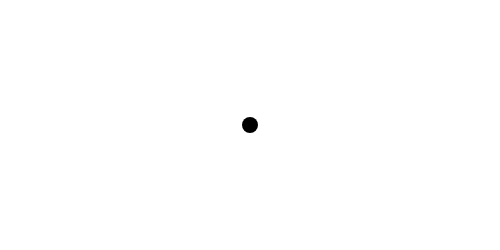
Frame 1 (no input)
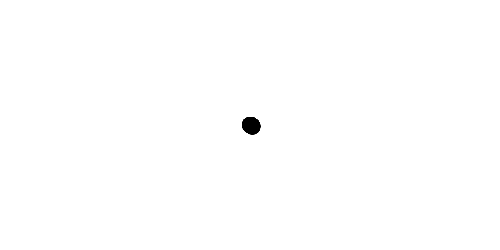
Frame 60 (no input)
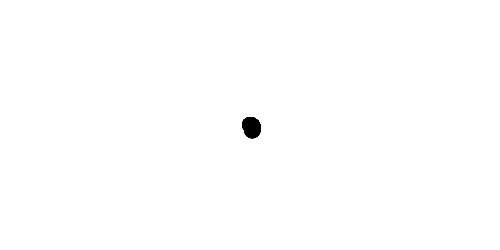
Frame 120 (the mouse pressed at the canvas centre since frame 60)

The p5.js sketch that drew these frames (run headless with seeded random() and noise() and a simulated clock; from frame 60 on, the mouse is pressed at the canvas centre):

// p5.js sketch
// ── sketch.js
var r;
var theta;


function setup() {
    createCanvas(500,250);
    background(255);
    r = 0;
    theta = 0;
}

function draw() {
    
    //polar coordinates (r, theta) are converted to Cartesian (x,y) for use in the ellipse() function.
    var x = r * cos(theta);
    var y = r * sin(theta);
    
    noStroke();
    fill(0);
    ellipse(x+width/2, y+height/2, 16, 16);
    
    theta += 0.01;
    r += 0.05;
}
